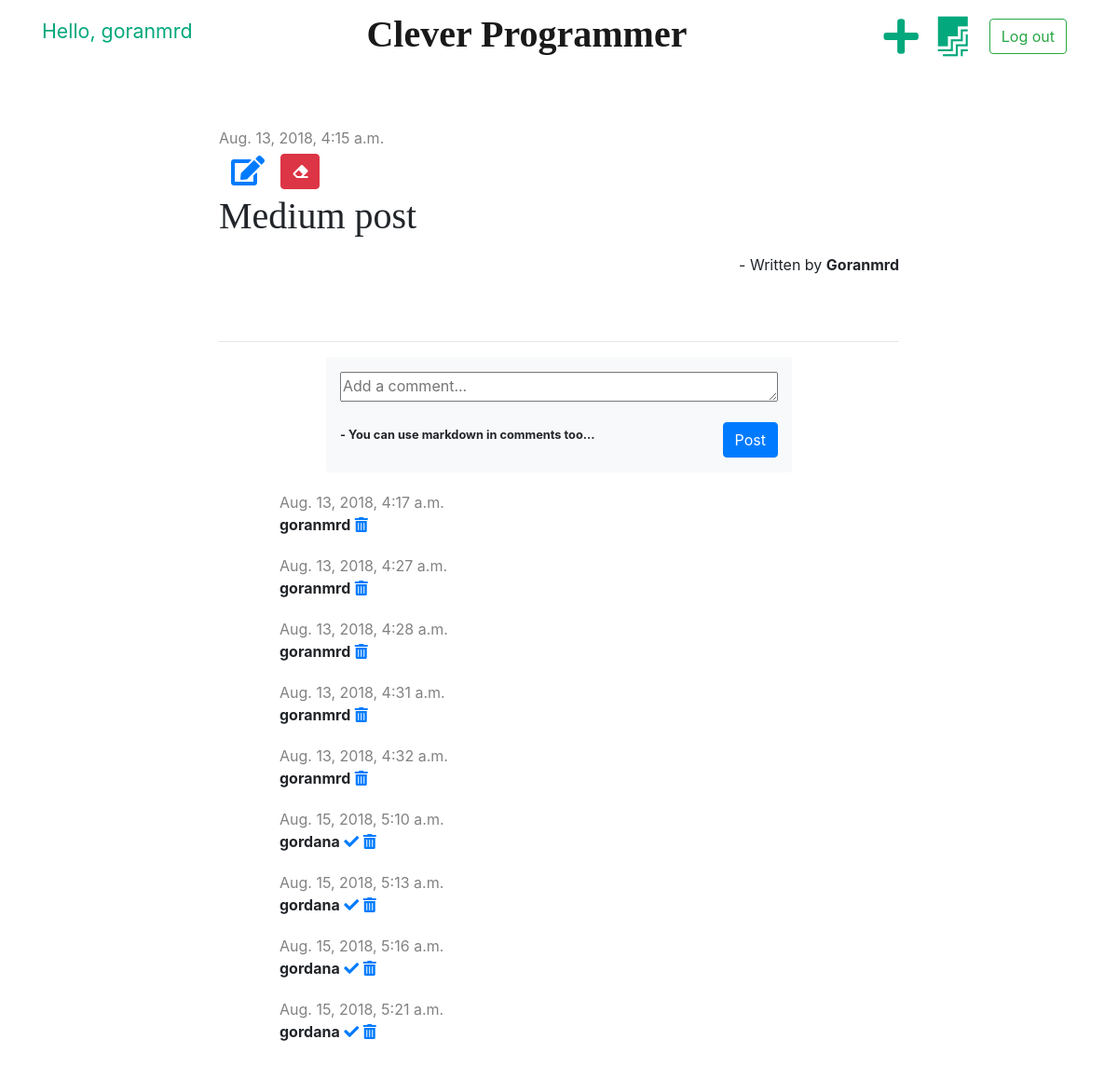
The app's page /post/11/ (signed in) with its own data.
### blog/models.py (models this page shows, shortened)
class Post(models.Model):
    author = models.ForeignKey('auth.User', on_delete=models.CASCADE)
    title = models.CharField(max_length=200)
    text = models.TextField()
    created_date = models.DateTimeField(default=timezone.now)
    published_date = models.DateTimeField(blank=True, null=True)

class Comment(models.Model):
    post = models.ForeignKey('blog.Post', on_delete=models.CASCADE, related_name='comments')
    author = models.CharField(max_length=200)
    text = models.TextField()
    created_date = models.DateTimeField(default=timezone.now)
    approved = models.BooleanField(default=False)

### blog/views.py (the view)
# urls.py: path('post/<int:pk>/', views.post_detail, name='post_detail'),
def post_detail(request, pk):
    post = get_object_or_404(Post, pk=pk)
    form = CommentForm()
    stuff_for_frontend = {'post': post, 'form':form}
    return render(request, 'blog/post_detail.html', stuff_for_frontend)

### blog/forms.py
class CommentForm(forms.ModelForm):
    text = forms.CharField(widget=forms.Textarea(attrs={'class':'comment-input', 'placeholder': 'Add a comment...'}), label='')
    class Meta:
        model = Comment
        fields = ('text',)

### blog/templatetags/markdownify.py (called while the page is built)
@register.filter
def markdown(value):
    renderer = HighlightRenderer()
    markdown = mistune.Markdown(renderer=renderer)
    return markdown(value)

### blog/templates/blog/post_detail.html (shortened to what this page needs)
{% extends 'blog/base.html' %}
{% load markdownify %}
{% block content %}
    <div class="post">
        {% if post.published_date %}
            <div class="date">
                {{ post.published_date }}
            </div>
        {% else %}
            <a href="{% url 'post_publish' pk=post.pk %}" class="btn btn-primary">Publish</a>
        {% endif %}
        {% if user.is_authenticated and request.user == post.author %}
            <a href="{% url 'post_edit' pk=post.pk %}" class="btn"><i class="fas fa-edit fa-2x"></i></a>
			<a href="{% url 'post_delete' pk=post.pk %}" class="btn btn-danger"
           onclick="return confirm('Are you sure you want to delete this post?')">
            <i class="fas fa-eraser"></i>
        </a>
        {% endif %}
        <h1>{{ post.title }}</h1>
		<p class="text-right">- Written by <strong>{{ post.author | title }}</strong></p>
    </div>
    <hr>
	{% if user.is_authenticated %}
		<div class="row bg-light py-3 mx-auto mb-3">
			<div class='col-md-12'>
				<form action="{% url 'add_comment_to_post' pk=post.pk %}" class="post-form-blog" method="post">
					{{ form.as_p }}
					<small><strong>- You can use markdown in comments too...</strong></small> <button type="submit" class="btn btn-primary" onclick="focusOn()">Post</button>
				</form>
			</div>
		</div>
		{% else %}
			<p class="text-center">Sign In to post a comment...</p>
        {% endif %}
		{% for comment in post.comments.all %}
			<div class="comment mx-auto">
                {% if not comment.approved and request.user == post.author %}
					<div class="date">
						{{ comment.created_date }}
					</div>
					<strong>{{ comment.author }}</strong>
					<a href="{% url 'comment_approve' pk=comment.pk %}"><i class="fas fa-check"></i></a>
					<a href="{% url 'comment_remove' pk=comment.pk %}"><i class="fas fa-trash-alt"></i></a>
				</div>
				{% elif comment.approved and request.user == post.author %}
					<div class="date">
							{{ comment.created_date }}
						</div>
						<strong>{{ comment.author }}</strong>
						<a href="{% url 'comment_remove' pk=comment.pk %}"><i class="fas fa-trash-alt"></i></a>
					</div>
				{% elif empty %}
					<p>No comments yet...</p>
				{% endif %}
		{% endfor %}
{% endblock %}

### blog/templates/blog/base.html (shortened to what this page needs)
{% load staticfiles %}
<!DOCTYPE html>
<html lang="en">
<head>
    <link rel="stylesheet" href="https://stackpath.bootstrapcdn.com/bootstrap/4.1.3/css/bootstrap.min.css">
    <link rel="stylesheet" href="{% static 'css/blog.css' %}">
    <link rel="stylesheet" href="https://use.fontawesome.com/releases/v5.2.0/css/all.css"
>
    <link rel="stylesheet" href="{% static 'css/zenburn.css' %}">
</head>
<body>
<nav class="navbar navbar-expand-md navbar-light navbar-brand-center">
	<div class="container">
	<div class="navbar-header">
		<a href="{% url 'post_list' %}" class='navbar-brand'><h1><strong>Clever Programmer</strong></h1></a>
		{% if user.is_authenticated %}
		<p class="top-menu-hello">Hello, {{ user.username }}</p>
		</div>
		<div class="collapse navbar-collapse" id="navbarText">
			<ul class="navbar-nav ml-auto mt-2 mt-lg-0">
			  <li class="nav-item">
				<a href="{% url 'post_new' %}" class="nav-link top-menu"><i class="fas fa-plus fa-2x"></i></a>
			  </li>
			  <li class="nav-item">
				<a href="{% url 'post_draft_list' %}" class="nav-link top-menu"><i class="fab fa-firstdraft fa-2x"></i></a>
			  </li>
			  <li class="nav-item">
				<a href="{% url 'logout' %}" class="btn btn-outline-success">Log out</a>
			  </li>
			  {% endif %}
			</ul>
		</div>
	</div>
</nav>
<div class="content container">
    <div class="row py-4">
		<div class="col-0 col-sm-1 col-md-2"></div>
        <div class="col-12 col-sm-10 col-md-8">
            {% block content %}
            {% endblock %}
        </div>
    </div>
</div>
<link href="https://cdnjs.cloudflare.com/ajax/libs/summernote/0.8.9/summernote-bs4.css" rel="stylesheet">
</body>
</html>

### blog/static/css/blog.css (style rules this page uses)
.navbar-header { float: left; text-align: center; width: 100%; }
.top-menu-hello { float:left !important; margin-top: 10px; color: #03a87c; font-size: 16pt; }
.content { margin-top:30px; }
h1, h2, h3, h4 { font-family: 'Tangerine', 'Inconsolata', 'Droid Sans', serif; }
.date { color: #828282; }
.post { margin-bottom: 70px; }
.post-form-blog textarea { width:100%; }
.post-form-blog .btn-primary { float: right; }
.top-menu, .top-menu:hover { color: #03a87c !important; float: right; font-size: 16pt; margin-right: 5px !important; }
.comment { margin: 20px 0px 20px 20px; max-width: 600px; }
.comment-input { max-height: 2rem; -webkit-transition: max-height .35s ease-in-out; transition: max-height .35s ease-in-out; }
.bg-light { max-width: 500px; border-radius: 4px; }
.fa-edit { color: #339af0 transition: color .15s ease-in-out,background-color .15s ease-in-out,border-color .15s ease-in-out,box-shadow .15s ease-in-out; }
.btn-outline-success { margin: 10px 10px; float:right; }

### records on screen
Post: published_date "Aug. 13, 2018, 4:15 a.m.", title "Medium post", author "Goranmrd"
Comment: created_date "Aug. 13, 2018, 4:17 a.m.", author "goranmrd"
Comment: created_date "Aug. 13, 2018, 4:27 a.m.", author "goranmrd"
Comment: created_date "Aug. 13, 2018, 4:28 a.m.", author "goranmrd"
Comment: created_date "Aug. 13, 2018, 4:31 a.m.", author "goranmrd"
Comment: created_date "Aug. 13, 2018, 4:32 a.m.", author "goranmrd"
Comment: created_date "Aug. 15, 2018, 5:10 a.m.", author "gordana"
Comment: created_date "Aug. 15, 2018, 5:13 a.m.", author "gordana"
Comment: created_date "Aug. 15, 2018, 5:16 a.m.", author "gordana"
Comment: created_date "Aug. 15, 2018, 5:21 a.m.", author "gordana"

### other values on screen
{{ user.username }} "goranmrd"
